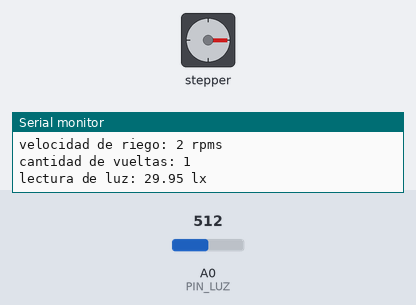
Bench run of a sketch on a simulated Arduino Uno, built with avr-gcc and run on an emulated ATmega328P. On the bench: stepper motor, the last lines printed to the serial monitor. The inputs (shaded band) are chosen by the test bench; at power-on: A0 (PIN_LUZ) = 512. Stepper angles assume 2048 steps per turn.

Above: at 8.2 s.
8.3 s: A0 (PIN_LUZ) set to 511
15.3 s: A0 (PIN_LUZ) set to 900
At 16.9 s:
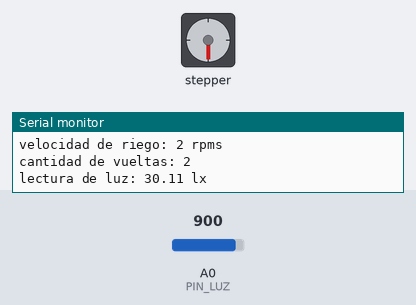
At 23.0 s:
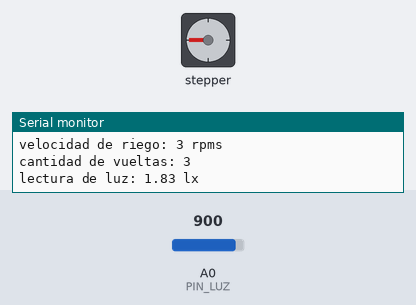
Timing chart, 0 to 35.0 s (numbered marks = the images above; inputs shaded):
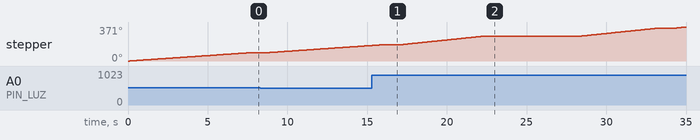

The sketch:

Lab3-G5.ino
```cpp
#include <Stepper.h>
#include <Time.h>
#include <TimeLib.h>
#include <Wire.h>
#include <ArduinoJson.h>

Stepper motor1(2048, 8, 10, 9, 11); // PASOS PARA UNA VUELTA COMPLETO
const int PIN_LUZ = 0;
int velocidad = 4; // En RPM (Valores de  1, 2 o 3  para el modelo 28BYJ-48) y 4 para cuando es de noche
int potencia = 0;
int luz = 0;
float voltage;
float luxes;
float resistance;

const float LUX_CALC_SCALAR=12518931;
const float LUX_CALC_EXPONENT=-1.405;

int zona = 1; // Zona donde se está regando actualmente, tomará valores del 1 al 3
int apagado = 0; // Bandera para controlar el estado apagado/encendido
int giro = 512;
int vueltas = 1;
unsigned long tiempo = 0;
long tiempoUltimoCambio = 0;

const byte I2C_SLAVE_ADDR = 0x05;

time_t fecha;
String mensaje = " ";
String ahora;

void setup()
{
  setTime(17,42,0,28,11,2022);
  Serial.begin(9600);
  Wire.begin(I2C_SLAVE_ADDR);
  Wire.onRequest(requestEvent);
  Wire.onReceive(receiveEvent);
}

const char ASK_FOR_LENGTH = 'L';
const char ASK_FOR_DATA = 'D';

char request = ' ';
char requestIndex = 0;


void receiveEvent(int bytes)
{
  while (Wire.available())
  {
   request = (char)Wire.read();
  }
}

void requestEvent()
{
  if(request == ASK_FOR_LENGTH)
  {
    Wire.write(mensaje.length());
    char requestIndex = 0;
  }
  if(request == ASK_FOR_DATA)
  {

    if(requestIndex < (mensaje.length() / 32))
    {
      Wire.write(mensaje.c_str() + requestIndex * 32, 32);
      requestIndex ++;
    }
    else
    {
      Wire.write(mensaje.c_str() + requestIndex * 32, (mensaje.length() % 32));
      requestIndex = 0;
    }
  }
}

void serializeObject(int luxes, int velocidad)
{
  String json;
  StaticJsonDocument<192> doc;

  doc["controller_name"] = "Arduino-nano-5";
  fecha = now();
  ahora=String(year(fecha)) + "-" + String(month(fecha)) + "-" + String(day(fecha))+ "T" + String(hour(fecha)) + ":" + String(minute(fecha)) + ":" + String(second(fecha)) + "Z";
  doc["date"] = ahora;

  // Armando el array actuators
  JsonArray arrActuator = doc.createNestedArray("actuators");
  StaticJsonDocument<52> act;
  JsonObject actuator = act.to<JsonObject>();
  actuator["type"]="stepper";
  actuator["current_value"] = velocidad;
  arrActuator.add(actuator);

  // Armando el array sensors
  JsonArray arrSensor = doc.createNestedArray("sensors");
  StaticJsonDocument<52> sen;
  JsonObject sensor = sen.to<JsonObject>();
  sensor["type"]="fotorresistor";
  sensor["current_value"] = luxes;
  arrSensor.add(sensor);

  serializeJson(doc, json);
  mensaje=json;
}

void loop()
{
  tiempo = millis();
  tiempoUltimoCambio = tiempo;
  regar(20000); // Riega zona 1 durante 20segs.
  zona++;
  vueltas=1;
  delay(5000);

  tiempoUltimoCambio = tiempo;
  regar(25000); // Riega zona 2 durante 25segs.
  zona++;
  vueltas=1;
  delay(5000);

  tiempoUltimoCambio = tiempo;
  regar(30000); // Riega zona 3 durante 30segs.

  apagarMotor();
  delay(20000); // Una vez completado el ciclo de zonas (cerca del mediodia), el motor volverá a regar 20 segs después
  zona = 1;
  vueltas=1;

  tiempoUltimoCambio = tiempo;
  regar(20000); // Riega zona 1 durante 20segs.
  zona++;
  vueltas=1;
  delay(5000);

  tiempoUltimoCambio = tiempo;
  regar(25000); // Riega zona 2 durante 25segs.
  zona++;
  vueltas=1;
  delay(5000);

  tiempoUltimoCambio = tiempo;
  regar(30000); // Riega zona 3 durante 30segs.
  apagarMotor();
  zona = 1;
  vueltas=1;
  delay(20000);
}

void obtenerDatos()
{
  luz = analogRead(PIN_LUZ);
  velocidad = map(luz, 0, 1023, 1, 4);
  voltage = luz * (5.0/1023) * 1000;
  resistance = 10000 * ( voltage / ( 5000.0 - voltage) );
  luxes = LUX_CALC_SCALAR * pow(resistance, LUX_CALC_EXPONENT);
}

void regar(int duracion)
{
  while ( tiempo - tiempoUltimoCambio < duracion) // Controla que el motor gire durante el tiempo pasado por parametro
  {                                                 // (al ser una duracion pequeña para la demo, puede pasarse unos 7 segs.)
    obtenerDatos();
    controlarMotor();
    tiempo=millis();
    delay(1000);
  };
}

// La velocidad va a ser 4 cuando la fotoresistencia no detecte luz, es decir por la noche.
// Va a ser 1 cuando la intensidad de la luz sea maxima, es decir en horario cercano al mediodia en condiciones ideales.
// El motor debe permanecer apagado cuando la velocidad sea 4.
void controlarMotor()
{
  if (velocidad < 4) {
    motor1.setSpeed(velocidad); // El motor girará a la velocidad obtenida de mapear los datos recibidos por la fotoresistencia
    Serial.print("regando zona: ");
    Serial.println(zona);
    Serial.print("velocidad de riego: ");
    Serial.print(velocidad);
    Serial.println(" rpms");
    Serial.print("cantidad de vueltas: ");
    Serial.println(vueltas);
    Serial.print("lectura de luz: ");
    Serial.print(luxes);
    Serial.println(" lx");
    Serial.println("");
    motor1.step(giro); // El motor realizará la cantidad de pasos pasada por parametros (512, 1/4 de vuelta)

    serializeObject(luxes, velocidad);

    apagado = 0;
    vueltas++;
  }
	else if ( velocidad == 4 ) {
    if (apagado = 0) { // Si el motor está encendido se apagará
      apagarMotor();
    };
    tiempo = tiempo - 1000;
    Serial.println("Motor apagado");
    Serial.print("lectura de luz: ");
    Serial.println(luz);
    Serial.println("");
  }
}

void apagarMotor()
{
  digitalWrite(8, LOW);
  digitalWrite(9, LOW);
  digitalWrite(10, LOW);
  digitalWrite(11, LOW);
  apagado = 1;
}
```
